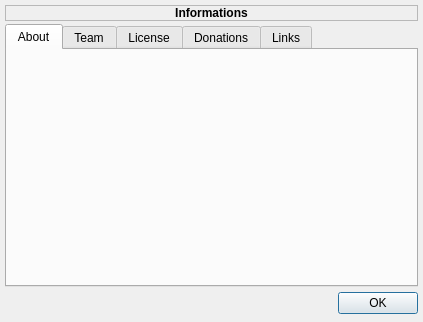
<ui version="4.0" >
 <class>UIAbout</class>
 <widget class="QDialog" name="UIAbout" >
  <property name="geometry" >
   <rect>
    <x>0</x>
    <y>0</y>
    <width>423</width>
    <height>322</height>
   </rect>
  </property>
  <property name="windowTitle" >
   <string>About : %1</string>
  </property>
  <layout class="QGridLayout" >
   <property name="margin" >
    <number>5</number>
   </property>
   <property name="spacing" >
    <number>3</number>
   </property>
   <item row="2" column="0" >
    <spacer>
     <property name="orientation" >
      <enum>Qt::Horizontal</enum>
     </property>
     <property name="sizeHint" >
      <size>
       <width>321</width>
       <height>27</height>
      </size>
     </property>
    </spacer>
   </item>
   <item row="2" column="1" >
    <widget class="QPushButton" name="pbOK" >
     <property name="sizePolicy" >
      <sizepolicy>
       <hsizetype>0</hsizetype>
       <vsizetype>0</vsizetype>
       <horstretch>0</horstretch>
       <verstretch>0</verstretch>
      </sizepolicy>
     </property>
     <property name="cursor" >
      <cursor>13</cursor>
     </property>
     <property name="text" >
      <string>OK</string>
     </property>
     <property name="icon" >
      <iconset/>
     </property>
    </widget>
   </item>
   <item row="1" column="0" colspan="2" >
    <widget class="QTabWidget" name="twAbout" >
     <property name="currentIndex" >
      <number>0</number>
     </property>
     <widget class="QLabel" name="lLogo" >
      <property name="pixmap" >
       <pixmap resource="../../resources/resources.qrc" >:/application/icons/application/splashscreen.png</pixmap>
      </property>
      <property name="alignment" >
       <set>Qt::AlignCenter</set>
      </property>
      <attribute name="title" >
       <string>About</string>
      </attribute>
     </widget>
     <widget class="QTextBrowser" name="tbTeam" >
      <property name="horizontalScrollBarPolicy" >
       <enum>Qt::ScrollBarAlwaysOff</enum>
      </property>
      <attribute name="title" >
       <string>Team</string>
      </attribute>
     </widget>
     <widget class="QTextBrowser" name="tbLicense" >
      <property name="font" >
       <font>
        <family>Monospace</family>
        <pointsize>9</pointsize>
       </font>
      </property>
      <property name="horizontalScrollBarPolicy" >
       <enum>Qt::ScrollBarAlwaysOff</enum>
      </property>
      <attribute name="title" >
       <string>License</string>
      </attribute>
     </widget>
     <widget class="QTextBrowser" name="tbDonations" >
      <property name="horizontalScrollBarPolicy" >
       <enum>Qt::ScrollBarAlwaysOff</enum>
      </property>
      <attribute name="title" >
       <string>Donations</string>
      </attribute>
     </widget>
     <widget class="QTextBrowser" name="tbLinks" >
      <property name="horizontalScrollBarPolicy" >
       <enum>Qt::ScrollBarAlwaysOff</enum>
      </property>
      <attribute name="title" >
       <string>Links</string>
      </attribute>
     </widget>
    </widget>
   </item>
   <item row="0" column="0" colspan="2" >
    <widget class="QLabel" name="lInformations" >
     <property name="font" >
      <font>
       <pointsize>9</pointsize>
       <weight>75</weight>
       <bold>true</bold>
       <strikeout>false</strikeout>
       <antialiasing>true</antialiasing>
       <kerning>true</kerning>
      </font>
     </property>
     <property name="autoFillBackground" >
      <bool>true</bool>
     </property>
     <property name="frameShape" >
      <enum>QFrame::StyledPanel</enum>
     </property>
     <property name="text" >
      <string>Informations</string>
     </property>
     <property name="alignment" >
      <set>Qt::AlignCenter</set>
     </property>
     <property name="openExternalLinks" >
      <bool>true</bool>
     </property>
    </widget>
   </item>
  </layout>
 </widget>
 <resources>
  <include location="../../resources/resources.qrc" />
 </resources>
 <connections>
  <connection>
   <sender>pbOK</sender>
   <signal>clicked()</signal>
   <receiver>UIAbout</receiver>
   <slot>accept()</slot>
   <hints>
    <hint type="sourcelabel" >
     <x>477</x>
     <y>270</y>
    </hint>
    <hint type="destinationlabel" >
     <x>237</x>
     <y>275</y>
    </hint>
   </hints>
  </connection>
 </connections>
</ui>
